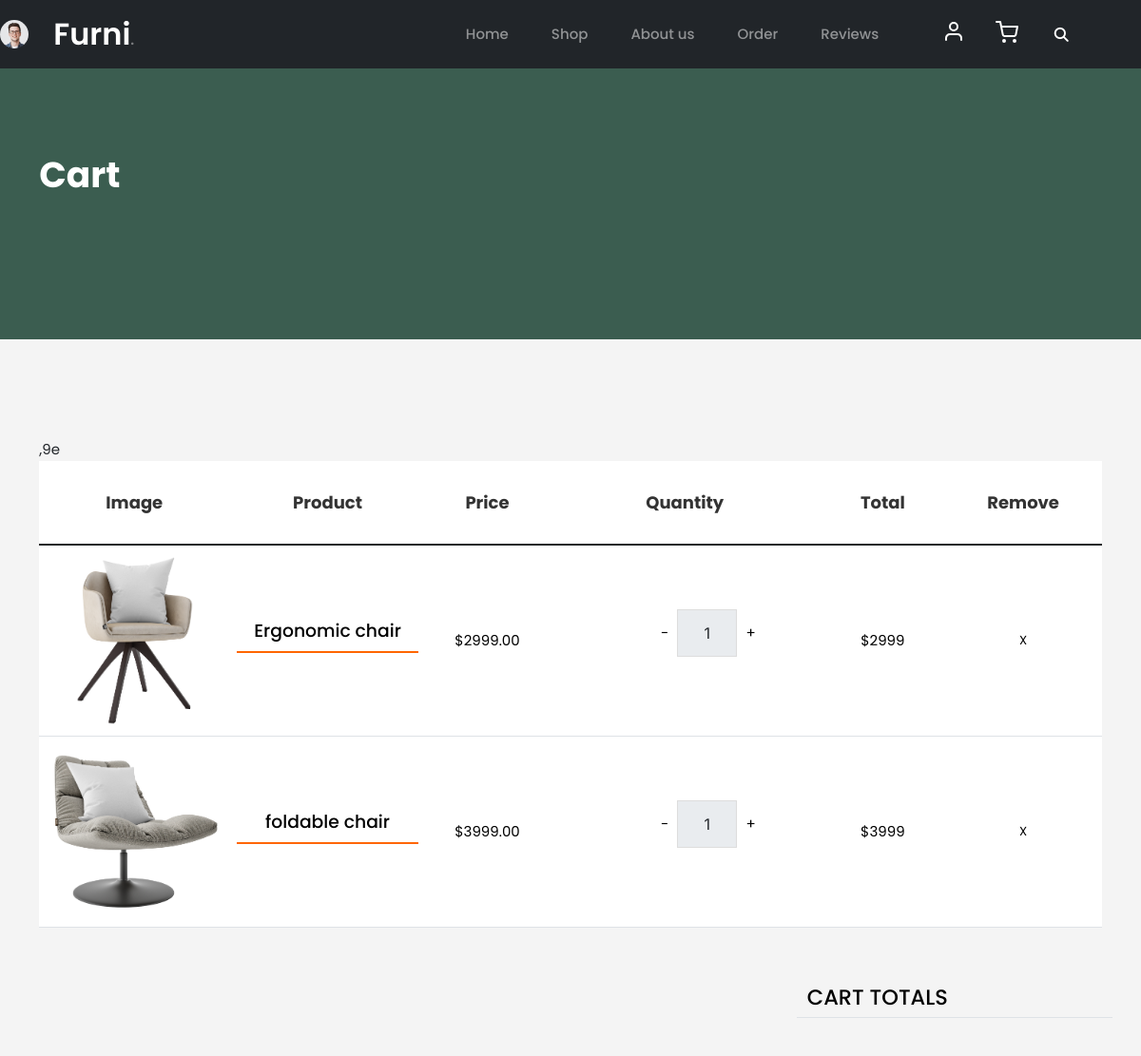
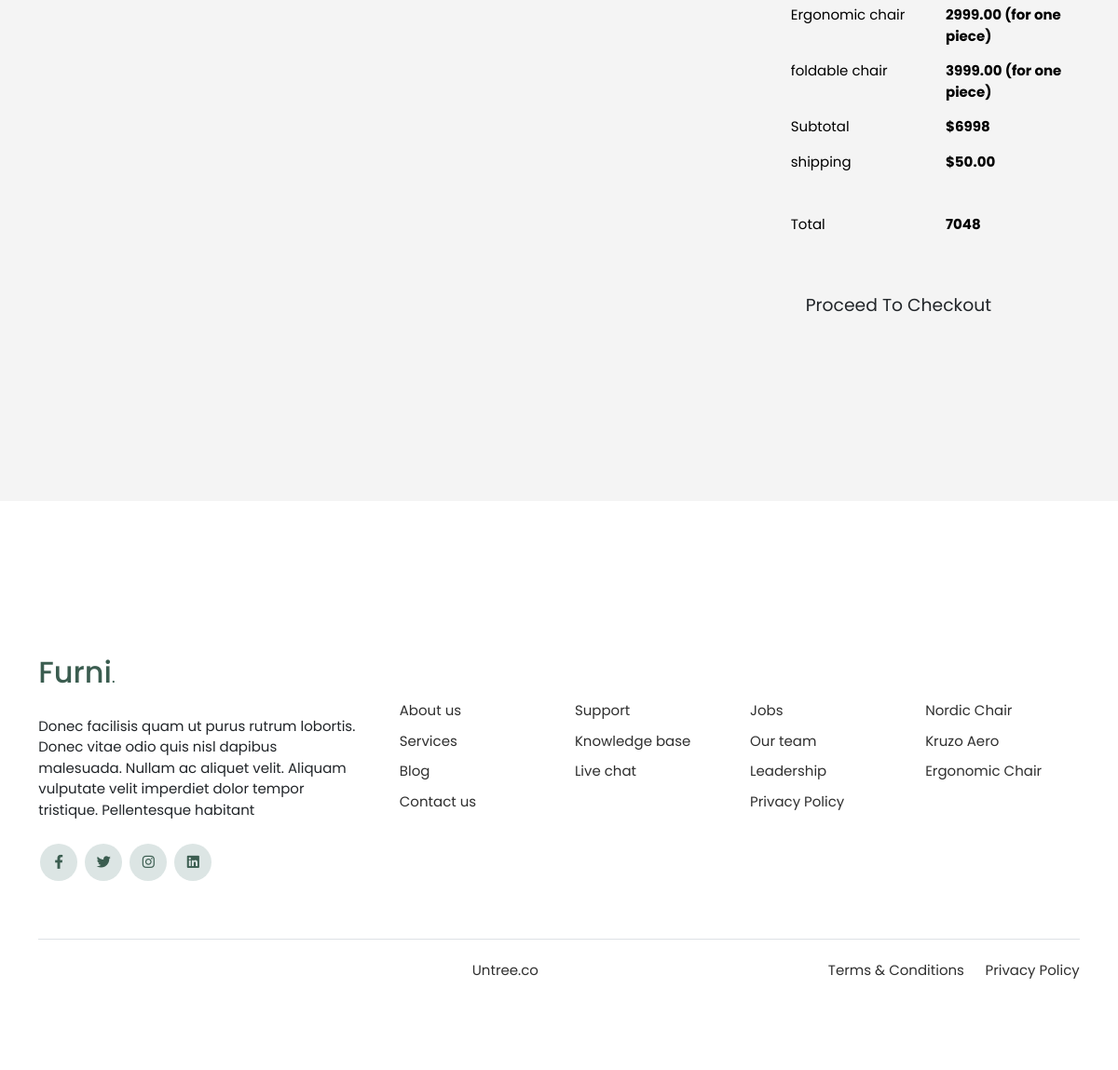
The page /cart/ (signed in) on the database its author committed (2 pictures, top to bottom).
### ecomapp/models.py (models this page shows, shortened)
class CustomUser(AbstractUser):
    is_seller=models.BooleanField(default=False)
    is_customer=models.BooleanField(default=False)

class Customer(models.Model):
    user=models.OneToOneField('CustomUser',on_delete=models.CASCADE,related_name='customer')
    Name=models.CharField(max_length=100)
    Age=models.IntegerField()
    Phone=models.IntegerField()
    Email=models.EmailField(max_length=100)
    Image = models.ImageField(upload_to='customer/', blank=True, null=True)

class Cart(models.Model):
    user = models.ForeignKey('CustomUser', on_delete=models.CASCADE, related_name='cart')
    product = models.ForeignKey(Product, on_delete=models.CASCADE)
    quantity = models.IntegerField(default=1)
    totalprice = models.BigIntegerField()
    created_at = models.DateTimeField(auto_now_add=True)

class Product(models.Model):
    seller=models.ForeignKey(Sellerdetails,on_delete=models.CASCADE)
    category = models.ForeignKey(Category, on_delete=models.CASCADE)
    name = models.CharField(max_length=255)
    description = models.TextField(blank=True, null=True)
    price = models.DecimalField(max_digits=10, decimal_places=2)
    stock = models.IntegerField(default=0)
    is_sale=models.BooleanField(default=False)
    sale_price=models.DecimalField(max_digits=10, decimal_places=2 ,null=True,blank=True)
    image = models.ImageField(upload_to='products/', blank=True, null=True)

### ecomapp/views.py (the view)
# urls.py: path('cart/',views.cart, name='cart'),
@login_required(login_url='register_customer')
def cart(req):
    data=Cart.objects.filter(user=req.user)
    total = 0
    shipping = 50
    Total = 0
    for i in data:
        total += i.totalprice
    Total = total+shipping
    return render(req,'cart.html',{'data':data, 'total':total,'Total':Total})

### templates/cart.html (shortened to what this page needs)
{% extends 'base.html' %}
{% load static %}
{% block content %}
			<div class="hero">
				<div class="container">
					<div class="row justify-content-between">
						<div class="col-lg-5">
							<div class="intro-excerpt">
								<h1>Cart</h1>
							</div>
						</div>
						<div class="col-lg-7">
						</div>
					</div>
				</div>
			</div>
		<div class="untree_co-section before-footer-section">
            <div class="container">
              <div class="row mb-5">
                <form class="col-md-12" method="post">
                  <div class="site-blocks-table">
                    <table class="table">
                      <thead>
                        <tr>
                          <th class="product-thumbnail">Image</th>
                          <th class="product-name">Product</th>
                          <th class="product-price">Price</th>
                          <th class="product-quantity">Quantity</th>
                          <th class="product-total">Total</th>
                          <th class="product-remove">Remove</th>
                        </tr>,9e
                      </thead>
                      <tbody>
                        {% for i in data %}
                        <tr>
                          <td class="product-thumbnail">
                            <img src="{{i.product.image.url}}" alt="Image" class="img-fluid">
                          </td>
                          <td class="product-name">
                            <h2 class="h5 text-black">{{i.product.name}}</h2>
                          </td>
                          <td>$<span id="price">{{i.product.price}}</span></td>
                          <td>
                              <div class="input-group mb-3 d-flex align-items-center quantity-container" style="max-width: 120px; margin-left: 100px;">
                                <div class="input-group-prepend">
                                  <a href="{% url 'decreasequantity' i.id %}" class="btn btn-outline-black">&minus;</a>
                                </div>
                                <input type="text" id="numberInput"  class="form-control text-center quantity-amount" value="{{i.quantity}}" placeholder="" aria-label="Example text with button addon" aria-describedby="button-addon1" readonly>
                                <div class="input-group-append">
                                  <a href="{% url 'increasequantity' i.id %}" class="btn btn-outline-black">&plus;</a>
                                </div>
                              </div>
                          </td>
                          <td>$<span id="total">{{i.totalprice}}</span></td>
                          <td><a href="{% url 'remove_from_cart' i.id %}" class="btn btn-black btn-sm">X</a></td>
                        </tr>
                        {% endfor %}
                      </tbody>
                    </table>
                  </div>
                </form>
              </div>
              <div class="row">
                <div class="col-md-6">
                </div>
                <div class="col-md-6 pl-5">
                  <div class="row justify-content-end">
                    <div class="col-md-7">
                      <div class="row">
                        <div class="col-md-12 text-right border-bottom mb-5">
                          <h3 class="text-black h4 text-uppercase">Cart Totals</h3>
                        </div>
                      </div>
                      {% for i in data %}
                      <div class="row mb-3">
                        <div class="col-md-6">
                          <span class="text-black">{{i.product.name}}</span>
                        </div>
                        <div class="col-md-6 text-right">
                          <strong class="text-black">{{i.product.price}} (for one piece)</strong>
                        </div>
                      </div>
                      {% endfor %}
                      <div class="row mb-3">
                        <div class="col-md-6">
                          <span class="text-black">Subtotal</span>
                        </div>
                        <div class="col-md-6 text-right">
                          <strong class="text-black">${{total}}</strong>
                        </div>
                      </div>
                      <div class="row mb-5">
                        <div class="col-md-6">
                          <span class="text-black">shipping</span>
                        </div>
                        <div class="col-md-6 text-right">
                          <strong class="text-black">$50.00</strong>
                        </div>
                      </div>
                      <div class="row mb-5">
                        <div class="col-md-6">
                          <span class="text-black">Total</span>
                        </div>
                        <div class="col-md-6 text-right">
                          <strong class="text-black">{{Total}}</strong>
                        </div>
                      </div>
                      <div class="row">
                        <div class="col-md-12">
                          <a href="{% url 'Proceed_to_checkout_from_cart' %}" class="btn btn-black btn-lg py-3 btn-block" onclick="window.location='checkout.html'">Proceed To Checkout</a>
                        </div>
                      </div>
                    </div>
                  </div>
                </div>
              </div>
            </div>
          </div>
 {% endblock %}

### templates/base.html (shortened to what this page needs)
{% load static %}
<!doctype html>
<html lang="en">
<head>
  <link rel="stylesheet" href="{% static 'assets2/style.css' %}">
		<link href="{% static 'assets1/css/bootstrap.min.css' %}" rel="stylesheet">
		<link href="{% static 'assets1/https://cdnjs.cloudflare.com/ajax/libs/font-awesome/6.0.0-beta3/css/all.min.css' %}" rel="stylesheet">
		<link href="{% static 'assets1/css/tiny-slider.css' %}" rel="stylesheet">
		<link href="{% static 'assets1/css/style.css' %}" rel="stylesheet">
		 <link rel="stylesheet" href="{% static 'assets2/https://cdn.jsdelivr.net/npm/bootstrap@4.0.0/dist/css/bootstrap.min.css' %}">
		 <link href="{% static 'assets2/https://unpkg.com/boxicons@2.1.2/css/boxicons.min.css' %}" rel='stylesheet'>
		  <link rel="stylesheet" href="{% static 'assets3/style.css' %}">
		  <link rel="stylesheet" href="https://cdnjs.cloudflare.com/ajax/libs/font-awesome/6.4.0/css/all.min.css">
	</head>
	<body>
		<nav class="custom-navbar navbar navbar navbar-expand-md navbar-dark bg-dark" arial-label="Furni navigation bar">
				<a class="nav-link" href="{% url 'userprofile' %}">
				<img class="rounded-circle" style="width: 30px;"  src="{{user.customer.Image.url}}">
				</a>
			<div class="container " style="padding-left: -10px;">
				<a class="navbar-brand" href="">Furni<span>.</span></a>
				<div class="collapse navbar-collapse" id="navbarsFurni">
					<ul class="custom-navbar-nav navbar-nav ms-auto mb-2 mb-md-0">
						<li class="nav-item" id="home">
							<a class="nav-link" href="{% url 'index' %}">Home</a>
						</li>
						<li id="shop"><a class="nav-link"  href="{% url 'shop' %}">Shop</a></li>
						<li id="about"><a class="nav-link"  href="about.html">About us</a></li>
						<li id="order"><a class="nav-link"  href="{% url 'order' %}">Order</a></li>
						<li id="blog"><a class="nav-link"  href="{% url 'blog' %}">Reviews</a></li>
					</ul>
					<ul class="custom-navbar-cta navbar-nav mb-2 mb-md-0 ms-5">
						<li><a class="nav-link" href="{% url 'register_customer' %}"><img src=" {% static 'assets1/images/user.svg' %} "></a></li>
						<li><a class="nav-link" href="{% url 'cart' %}"><img src="{% static 'assets1/images/cart.svg' %}"></a></li>
						<li><i onclick="changeSearch()" class="fa fa-search" style="display: flex;margin-left: 30px;margin-top: 15px;color: white;width: 65px;height: 30px;" ></i></li>
					</ul>
				</div>
			</div>
		</nav>
        {% block content %}
        {% endblock %}
		<footer class="footer-section">
			<div class="container relative">
				<div class="row">
					<div class="col-lg-8">
					</div>
				</div>
				<div class="row g-5 mb-5">
					<div class="col-lg-4">
						<div class="mb-4 footer-logo-wrap"><a href="#" class="footer-logo">Furni<span>.</span></a></div>
						<p class="mb-4">Donec facilisis quam ut purus rutrum lobortis. Donec vitae odio quis nisl dapibus malesuada. Nullam ac aliquet velit. Aliquam vulputate velit imperdiet dolor tempor tristique. Pellentesque habitant</p>
						<ul class="list-unstyled custom-social">
							<li><a href="#"><span class="fa fa-brands fa-facebook-f"></span></a></li>
							<li><a href="#"><span class="fa fa-brands fa-twitter"></span></a></li>
							<li><a href="#"><span class="fa fa-brands fa-instagram"></span></a></li>
							<li><a href="#"><span class="fa fa-brands fa-linkedin"></span></a></li>
						</ul>
					</div>
					<div class="col-lg-8">
						<div class="row links-wrap">
							<div class="col-6 col-sm-6 col-md-3">
								<ul class="list-unstyled">
									<li><a href="#">About us</a></li>
									<li><a href="#">Services</a></li>
									<li><a href="#">Blog</a></li>
									<li><a href="#">Contact us</a></li>
								</ul>
							</div>
							<div class="col-6 col-sm-6 col-md-3">
								<ul class="list-unstyled">
									<li><a href="#">Support</a></li>
									<li><a href="#">Knowledge base</a></li>
									<li><a href="#">Live chat</a></li>
								</ul>
							</div>
							<div class="col-6 col-sm-6 col-md-3">
								<ul class="list-unstyled">
									<li><a href="#">Jobs</a></li>
									<li><a href="#">Our team</a></li>
									<li><a href="#">Leadership</a></li>
									<li><a href="#">Privacy Policy</a></li>
								</ul>
							</div>
							<div class="col-6 col-sm-6 col-md-3">
								<ul class="list-unstyled">
									<li><a href="#">Nordic Chair</a></li>
									<li><a href="#">Kruzo Aero</a></li>
									<li><a href="#">Ergonomic Chair</a></li>
								</ul>
							</div>
						</div>
					</div>
				</div>
				<div class="border-top copyright">
					<div class="row pt-4">
						<div class="col-lg-6">
							<p class="mb-2 text-center text-lg-start"> <a href="https://untree.co">Untree.co</a>
            </p>
						</div>
						<div class="col-lg-6 text-center text-lg-end">
							<ul class="list-unstyled d-inline-flex ms-auto">
								<li class="me-4"><a href="#">Terms &amp; Conditions</a></li>
								<li><a href="#">Privacy Policy</a></li>
							</ul>
						</div>
					</div>
				</div>
			</div>
		</footer>
	</body>
</html>

### rows shown on the page
CustomUser: customer.Image (picture)
Cart: product.image (picture), product.name "Ergonomic chair", product.price "2999.00", quantity "1", totalprice "2999"
Cart: product.image (picture), product.name "foldable chair", product.price "3999.00", quantity "1", totalprice "3999"

### other values the page prints
{{ total }} "6998"
{{ Total }} "7048"
